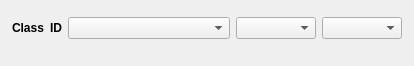
<?xml version="1.0" encoding="UTF-8"?>
<ui version="4.0">
 <class>AddConnectionDialog</class>
 <widget class="QDialog" name="AddConnectionDialog">
  <property name="geometry">
   <rect>
    <x>0</x>
    <y>0</y>
    <width>414</width>
    <height>66</height>
   </rect>
  </property>
  <property name="sizePolicy">
   <sizepolicy hsizetype="Minimum" vsizetype="Minimum">
    <horstretch>0</horstretch>
    <verstretch>0</verstretch>
   </sizepolicy>
  </property>
  <property name="minimumSize">
   <size>
    <width>0</width>
    <height>0</height>
   </size>
  </property>
  <property name="windowTitle">
   <string notr="true"/>
  </property>
  <property name="modal">
   <bool>true</bool>
  </property>
  <layout class="QVBoxLayout" name="verticalLayout_3" stretch="0,1,0">
   <property name="spacing">
    <number>14</number>
   </property>
   <property name="leftMargin">
    <number>0</number>
   </property>
   <property name="topMargin">
    <number>0</number>
   </property>
   <property name="rightMargin">
    <number>0</number>
   </property>
   <item>
    <spacer name="verticalSpacer">
     <property name="orientation">
      <enum>Qt::Vertical</enum>
     </property>
     <property name="sizeHint" stdset="0">
      <size>
       <width>20</width>
       <height>1</height>
      </size>
     </property>
    </spacer>
   </item>
   <item>
    <layout class="QHBoxLayout" name="horizontalLayout" stretch="0,0,0,0,0">
     <property name="spacing">
      <number>6</number>
     </property>
     <property name="leftMargin">
      <number>12</number>
     </property>
     <property name="rightMargin">
      <number>12</number>
     </property>
     <item>
      <widget class="QLabel" name="SrcClassLabel">
       <property name="sizePolicy">
        <sizepolicy hsizetype="Minimum" vsizetype="Preferred">
         <horstretch>0</horstretch>
         <verstretch>0</verstretch>
        </sizepolicy>
       </property>
       <property name="font">
        <font>
         <weight>75</weight>
         <bold>true</bold>
        </font>
       </property>
       <property name="text">
        <string notr="true">Class</string>
       </property>
      </widget>
     </item>
     <item>
      <widget class="QLabel" name="SrcIDLabel">
       <property name="sizePolicy">
        <sizepolicy hsizetype="Minimum" vsizetype="Preferred">
         <horstretch>0</horstretch>
         <verstretch>0</verstretch>
        </sizepolicy>
       </property>
       <property name="font">
        <font>
         <weight>75</weight>
         <bold>true</bold>
        </font>
       </property>
       <property name="text">
        <string notr="true">ID</string>
       </property>
      </widget>
     </item>
     <item>
      <widget class="QComboBox" name="ConnectionComboBox">
       <property name="sizePolicy">
        <sizepolicy hsizetype="Expanding" vsizetype="Fixed">
         <horstretch>0</horstretch>
         <verstretch>0</verstretch>
        </sizepolicy>
       </property>
       <property name="currentIndex">
        <number>-1</number>
       </property>
      </widget>
     </item>
     <item>
      <widget class="QComboBox" name="DestClassComboBox">
       <property name="sizePolicy">
        <sizepolicy hsizetype="Preferred" vsizetype="Fixed">
         <horstretch>0</horstretch>
         <verstretch>0</verstretch>
        </sizepolicy>
       </property>
       <property name="minimumSize">
        <size>
         <width>80</width>
         <height>0</height>
        </size>
       </property>
      </widget>
     </item>
     <item>
      <widget class="QComboBox" name="DestIDComboBox">
       <property name="sizePolicy">
        <sizepolicy hsizetype="Preferred" vsizetype="Fixed">
         <horstretch>0</horstretch>
         <verstretch>0</verstretch>
        </sizepolicy>
       </property>
       <property name="minimumSize">
        <size>
         <width>80</width>
         <height>0</height>
        </size>
       </property>
      </widget>
     </item>
    </layout>
   </item>
   <item>
    <spacer name="verticalSpacer_2">
     <property name="orientation">
      <enum>Qt::Vertical</enum>
     </property>
     <property name="sizeHint" stdset="0">
      <size>
       <width>20</width>
       <height>1</height>
      </size>
     </property>
    </spacer>
   </item>
  </layout>
 </widget>
 <resources/>
 <connections/>
</ui>
